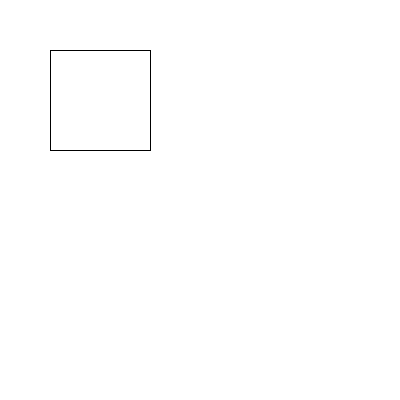
Frame 1 (no input)
Frame 60 (the mouse pressed at the canvas centre just before this capture): identical to frame 1, image omitted
Frame 120 (the mouse held since frame 60 and released just before this capture): identical to frame 1, image omitted

The Processing sketch that drew this single still picture (run headless with seeded random() and noise(); from frame 60 on, the mouse is pressed at the canvas centre):

// Processing sketch: Mouse_Draw
// ── Mouse_Draw.pde
void setup () {
  background(255); // set background color: white
  size(400,400); // set canvas size 400 by 400
  strokeWeight(1); // set stroke weight/thickness to 3
  rect(50,50,100,100);
}

void draw() {
  ellipseMode(CENTER);
  //Draws circles inside the rectangle only when mouse is pressed
if (mousePressed == true && mouseX >50 && mouseX < 150
    && mouseY > 50 && mouseY < 150) {
  fill(95,200,80);
 ellipse(mouseX,mouseY, 10, 10); // draw circle at mouse cornets
 line(pmouseX,pmouseY,mouseX,mouseY);
}
  // code that prints out the values of mouseX and mouseY 
println("mouseX: " + mouseX + " , mouseY: " + mouseY);
}
 
